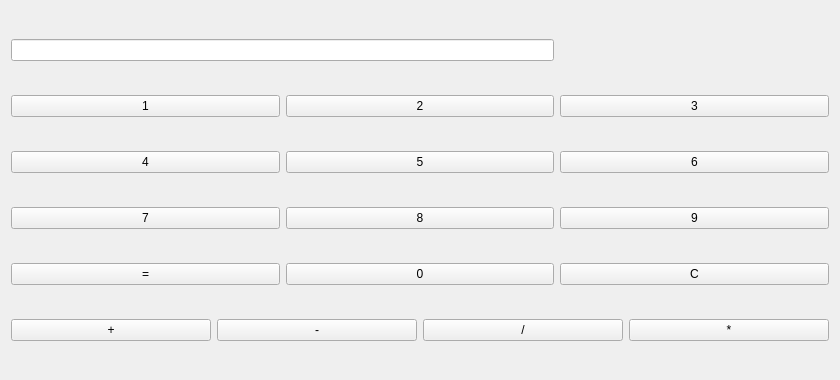
<?xml version="1.0" encoding="UTF-8"?>
<ui version="4.0">
 <class>Form</class>
 <widget class="QWidget" name="Form">
  <property name="geometry">
   <rect>
    <x>0</x>
    <y>0</y>
    <width>840</width>
    <height>380</height>
   </rect>
  </property>
  <property name="windowTitle">
   <string>Form</string>
  </property>
  <layout class="QGridLayout" name="gridLayout">
   <item row="5" column="0" colspan="3">
    <layout class="QHBoxLayout" name="horizontalLayout">
     <item>
      <widget class="QPushButton" name="pushButton_16">
       <property name="text">
        <string>+</string>
       </property>
      </widget>
     </item>
     <item>
      <widget class="QPushButton" name="pushButton_15">
       <property name="text">
        <string>-</string>
       </property>
      </widget>
     </item>
     <item>
      <widget class="QPushButton" name="pushButton_13">
       <property name="text">
        <string>/</string>
       </property>
      </widget>
     </item>
     <item>
      <widget class="QPushButton" name="pushButton_14">
       <property name="text">
        <string>*</string>
       </property>
      </widget>
     </item>
    </layout>
   </item>
   <item row="2" column="1">
    <widget class="QPushButton" name="pushButton_4">
     <property name="text">
      <string>5</string>
     </property>
    </widget>
   </item>
   <item row="2" column="2">
    <widget class="QPushButton" name="pushButton_5">
     <property name="text">
      <string>6</string>
     </property>
    </widget>
   </item>
   <item row="1" column="1">
    <widget class="QPushButton" name="pushButton_2">
     <property name="text">
      <string>2</string>
     </property>
    </widget>
   </item>
   <item row="1" column="2">
    <widget class="QPushButton" name="pushButton_12">
     <property name="text">
      <string>3</string>
     </property>
    </widget>
   </item>
   <item row="2" column="0">
    <widget class="QPushButton" name="pushButton_3">
     <property name="text">
      <string>4</string>
     </property>
    </widget>
   </item>
   <item row="1" column="0">
    <widget class="QPushButton" name="pushButton">
     <property name="text">
      <string>1</string>
     </property>
    </widget>
   </item>
   <item row="3" column="0">
    <widget class="QPushButton" name="pushButton_8">
     <property name="text">
      <string>7</string>
     </property>
    </widget>
   </item>
   <item row="3" column="2">
    <widget class="QPushButton" name="pushButton_6">
     <property name="text">
      <string>9</string>
     </property>
    </widget>
   </item>
   <item row="3" column="1">
    <widget class="QPushButton" name="pushButton_7">
     <property name="text">
      <string>8</string>
     </property>
    </widget>
   </item>
   <item row="4" column="0">
    <widget class="QPushButton" name="pushButton_10">
     <property name="text">
      <string>=</string>
     </property>
    </widget>
   </item>
   <item row="4" column="1">
    <widget class="QPushButton" name="pushButton_9">
     <property name="text">
      <string>0</string>
     </property>
    </widget>
   </item>
   <item row="4" column="2">
    <widget class="QPushButton" name="pushButton_11">
     <property name="text">
      <string>C</string>
     </property>
    </widget>
   </item>
   <item row="0" column="0" colspan="2">
    <widget class="QLineEdit" name="lineEdit"/>
   </item>
  </layout>
 </widget>
 <resources/>
 <connections/>
</ui>
